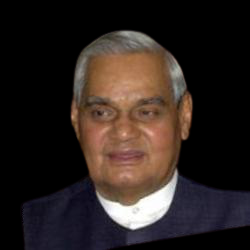
#> input picture preprocessing codes/sample Image/1. photo.png, 250 x 250 px, found by its file name
$ python '1. convert_to_grayscale.py'
#> lines starting #> are read from the running program, lines starting #| are printed output that depends on the picture
from PIL import Image,ImageOps
from skimage import io
import os

#Let the input image  is "1. photo" and is stored in "sample_Image" folder.
im=Image.open("sample_Image/1. photo.png")
#> im is the input picture: PIL image 250x250 RGBA; mean R, G, B, A 45.5, 35.7, 32.3, 255
im1=ImageOps.grayscale(im)
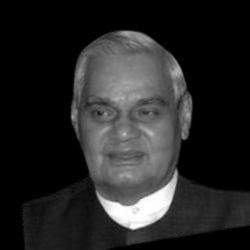
#> im1: PIL image 250x250 L; min 0, max 255, mean 38.2

#save the grayscaled image by name "2. grayscaled_image"  in folder "sample_Image"
im1.save("sample_Image/2. grayscaled_image.jpg")
